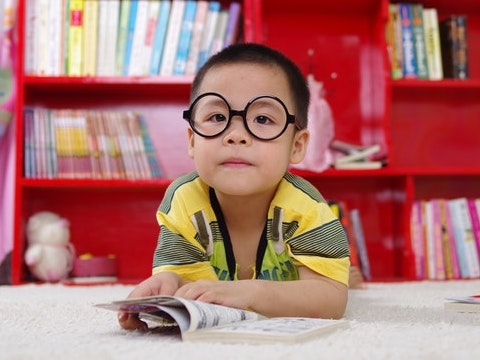
#> input picture cs4060/Lab5/boy.jpg, 480 x 360 px
$ python task1C.py
#> lines starting #> are read from the running program, lines starting #| are printed output that depends on the picture
import matplotlib.pyplot as plt
import numpy as np
import os
import cv2


if __name__ == "__main__":
  path = os.path.dirname(os.path.abspath(__file__)) + "/boy.jpg"
  img = cv2.imread(path, cv2.IMREAD_GRAYSCALE)
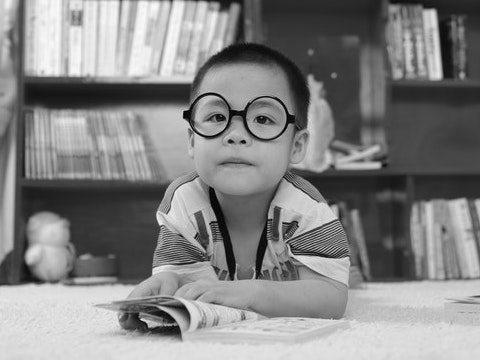
#> img: shape (360, 480); min 0, max 252, mean 132.5

  assert img is not None

  bit_depths = []
  bit_depths.append(0b10000000)
  bit_depths.append(0b01000000)
  bit_depths.append(0b00100000)
  bit_depths.append(0b00010000)
  bit_depths.append(0b00001000)
  bit_depths.append(0b00000100)
  bit_depths.append(0b00000010)
  bit_depths.append(0b00000001)

  fig, axes = plt.subplots(2, 4)

  for i, depth in enumerate(bit_depths):
    row = i // 4
    col = i % 4

    bit_plane = (img & depth).flatten()

    axes[row][col].hist(bit_plane)
    axes[row][col].set_title(f"bit plane : {7 - i}")

  plt.show()
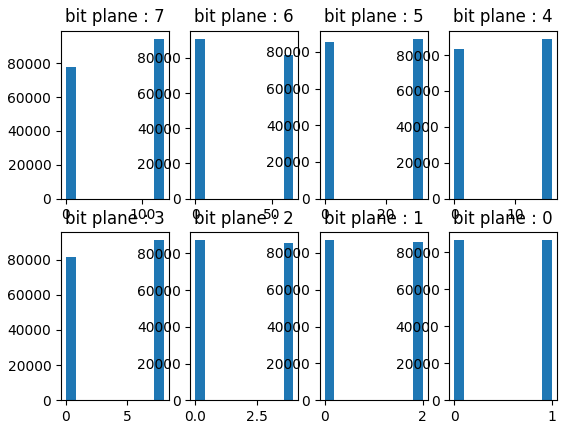
#> figure drawn by matplotlib, 8 panels; panel 1: tallest bar 94660 high, from x = 115.2 to 128; panel 2: tallest bar 91029 high, from x = -4.44e-16 to 6.4; panel 3: tallest bar 87256 high, from x = 28.8 to 32; panel 4: tallest bar 89171 high, from x = 14.4 to 16
